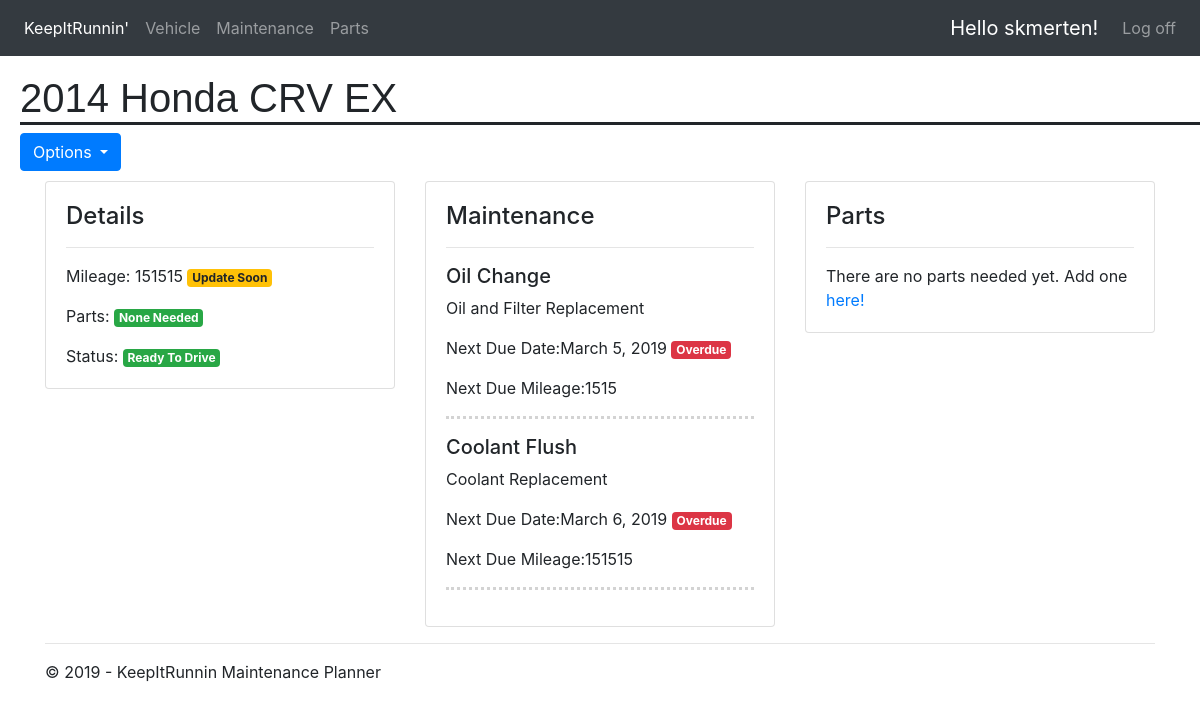
The app's page /vehicle/profile/2 (signed in), older data.
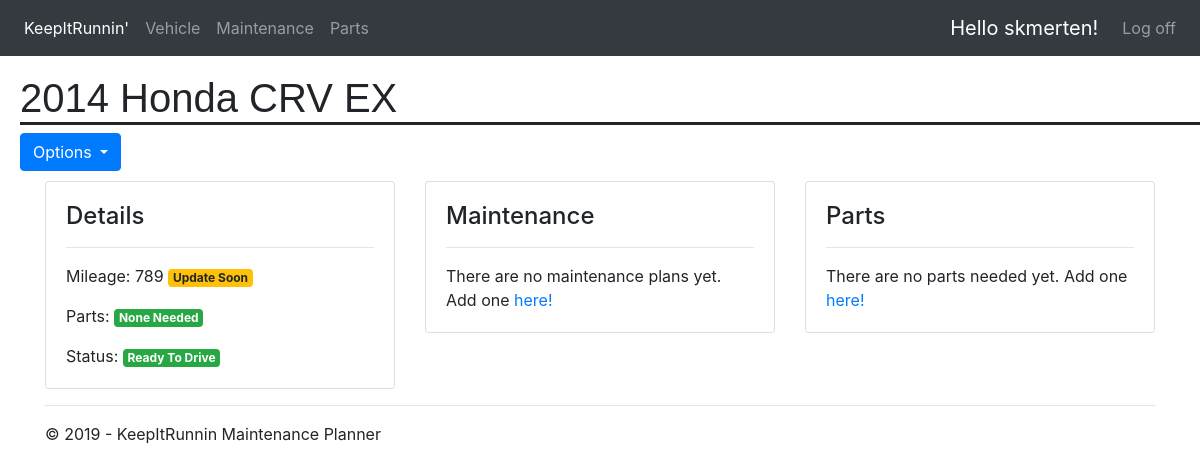
The same page, newer data.
### vehicles/models.py (models this page shows, shortened)
class Vehicle(models.Model):
    user = models.ForeignKey(User, on_delete=models.CASCADE)
    name = models.CharField(max_length = 255, blank=True, null=True)
    year = models.IntegerField(max_length=None)
    make = models.CharField(max_length=100)
    model = models.CharField(max_length=100)
    trim = models.CharField(max_length=100, blank=True, null=True)
    color = models.CharField(max_length=100, blank=True, null=True)
    image = models.ImageField(blank=True, null=True)
    tankSize = models.DecimalField(blank=True, null=True, max_digits=5, decimal_places=2)
    mileage = models.IntegerField(max_length=None)
    transmission = models.CharField(max_length=100, blank=True, null=True)
    driveWheels = models.CharField(max_length=100, blank=True, null=True)
    mpg = models.DecimalField(blank=True, null=True, max_digits=5, decimal_places=2)
    status = models.CharField(max_length=20)
    vehicle_creation = models.DateField(auto_now_add=True)
    mileage_date = models.DateField(auto_now_add=True)
    last_modified = models.DateField(auto_now_add=True)

### maintenance/models.py (models this page shows, shortened)
class Maintenance_Record(models.Model):
    maintenance = models.ForeignKey(Maintenance, on_delete=models.CASCADE)
    comments = models.CharField(max_length=250)
    date_completed = models.DateField()
    current_mileage = models.IntegerField(max_length=None)
    next_due_date = models.DateField()
    next_due_mile = models.IntegerField(max_length=None)
    completed = models.IntegerField(max_length=None)
    @property
    def is_past_due(self):
        return date.today()> self.next_due_date

class Maintenance(models.Model):
    vehicle = models.ForeignKey(Vehicle, on_delete=models.CASCADE)
    name = models.CharField(max_length=200,null=False)
    description = models.CharField(max_length=100,null=True)
    months = models.DecimalField(max_digits=5, decimal_places=2)
    miles = models.IntegerField(max_length=None)
    materials = models.CharField(max_length=250,null=True)
    comments = models.CharField(max_length=250,null=True)

### vehicles/views.py (the view, shortened to what this page needs)
# urls.py: path('vehicle/profile/<int:id>', vehicles.views.vehicleProfile, name='vehicleProfile'),
@login_required(login_url='/login')
def vehicleProfile(request, id):
    if Vehicle.objects.filter(user = request.user, id = id).exists():
        vehicle = Vehicle.objects.get(user = request.user, id = id)
    maintenances = Maintenance.objects.filter(vehicle = vehicle)
    maintHist = Maintenance_Record.objects.filter(maintenance__vehicle = vehicle, completed = False)
    vehicleData = str(vehicle.year) + " " + vehicle.make + " " + vehicle.model + " " + vehicle.trim
    assert isinstance(request, HttpRequest)
    return render(
        request,
        'app/vehicleProfile.html',
        {
            'title':vehicleData,
            'year':datetime.now().year,
            'vehicle': vehicle,
            'maintenances': maintenances,
            'maintHist':maintHist,
            'vehicleOptions' : True,
        }
    )

### app/templates/app/vehicleProfile.html (shortened to what the changed rows need)
{% extends "app/layout.html" %}
{% block content %}
<div class="row" style="clear:right;">
    <div class="col-lg-4">
        <div class="card">
            <div class="card-body">
                <h4 class="card-title">Details</h4>
                <hr>
                {% if vehicle.mileage %}
                <p class="card-text">Mileage: {{vehicle.mileage}} <span class="badge badge-warning">Update Soon</span></p>
                {% elif vehicle.mileage == 0 %}
                <p class="card-text">Mileage: {{vehicle.mileage}} <span class="badge badge-danger">Update Now</span></p>
                {% else %}
                <p class="card-text">Mileage: {{vehicle.mileage}} <span class="badge badge-success">Up To Date</span></p>
                {% endif %}
                {% if vehicle.parts %}
                <p class="card-text">Parts: <span class="badge badge-warning">Due</span></p>
                {% else %}
                <p class="card-text">Parts: <span class="badge badge-success">None Needed</span></p>
                {% endif %}
                {% if vehicle.status == 'Active' %}
                <p class="card-text">Status: <span class="badge badge-success">Ready To Drive</span></p>
                {% elif vehicle.status == 'Inactive' %}
                <p class="card-text">Status: <span class="badge badge-danger">Not Ready To Drive</span></p>
                {% endif %}
            </div>
        </div>
    </div>
    <div class="col-lg-4">
        <div class="card">
            <div class="card-body">
                <h4 class="card-title">Maintenance</h4>
                <hr>
                {% if maintHist %}
                    {% for maint in maintHist %}
                        <h5>{{maint.maintenance.name}}</h5>
                        <p>{{maint.maintenance.description}}</p>
                        {% if maint.is_past_due %}
                            <p> Next Due Date:{{maint.next_due_date}} <span class="badge badge-danger">Overdue</span></p>
                        {% elif maint.is_due %}
                            <p> Next Due Date:{{maint.next_due_date}} <span class="badge badge-warning">Due</span></p>
                        {% elif maint.is_due_soon %}
                            <p> Next Due Date:{{maint.next_due_date}} <span class="badge badge-success">Due Soon</span></p>
                        {% endif %}
                        <p> Next Due Mileage:{{maint.next_due_mile}}</p>
                        {% if maintenances|length > 1%}
                            <hr style="border-top:dotted; border-color:lightgray;"/>
                        {% endif %}
                    {% endfor %}
                {% else %}
                    <p class="card-text">There are no maintenance plans yet. Add one <a href="{% url 'addMaint' %}">here!</a></p>
                {% endif %}
            </div>
        </div>
    </div>
</div>
{% endblock %}

Row changes from the older to the newer data that the page shows:
removed Maintenance_Record: maintenance.name "Oil Change", maintenance.description "Oil and Filter Replacement", next_due_date "March 5, 2019", next_due_mile "1515"
removed Maintenance_Record: maintenance.name "Coolant Flush", maintenance.description "Coolant Replacement", next_due_date "March 6, 2019", next_due_mile "151515"
changed Vehicle: mileage "151515" → "789"
Text that changed along with them:
text now shown: "There are no maintenance plans yet. Add one here!"
